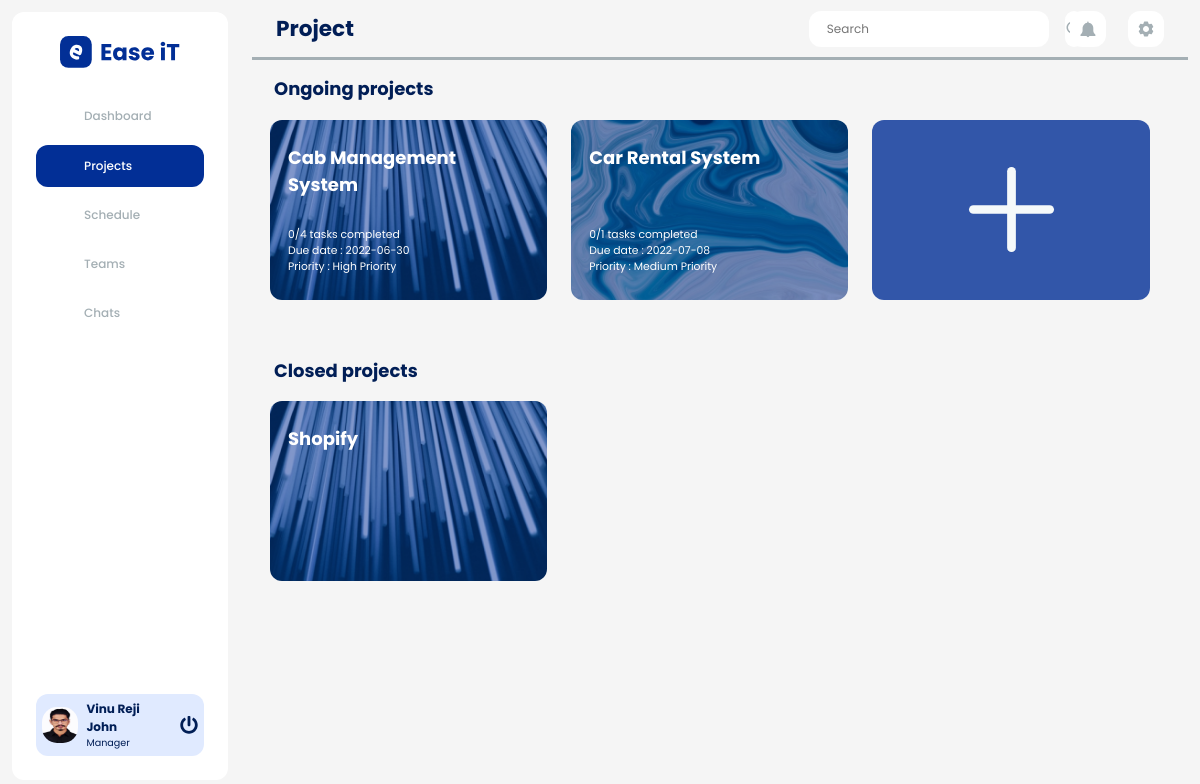
Page /project.php (signed in) on the committed database.
### tables this page shows
CREATE TABLE `tbl_user_role` (
  `role_id` int(10) NOT NULL,
  `role_name` varchar(50) NOT NULL,
  `role_permission` int(10) NOT NULL
);

CREATE TABLE `tbl_project` (
  `project_id` int(15) NOT NULL,
  `project_name` varchar(50) NOT NULL,
  `project_description` varchar(500) NOT NULL,
  `project_created_date` varchar(10) NOT NULL,
  `project_start_date` varchar(10) NOT NULL,
  `project_end_date` varchar(10) NOT NULL,
  `project_status` int(10) NOT NULL DEFAULT 0,
  `project_priority` int(10) NOT NULL
);

### project.php (the view, shortened to what this page needs)
<?php
include('./config/connect.php');
if (isset($_SESSION["pmsSession"]) != session_id()) {
    header("Location: ./index.php");
    die();
} else {
?>
    <!DOCTYPE html>
    <html>
    <head>
        <link rel="stylesheet" href="./stylesheets/css/style.css" />
        <link rel="stylesheet" href="./stylesheets/css/bootstrap.min.css" />
    </head>
    <body class="dashboard-body">
        <div class="dashboard-container">
            <?php include("./layouts/sidebar.php");
            ?>
            <?php include("./layouts/header.php");
            ?>
            <div class="dashboard-contents">
                <h1 class="content-heading ml-3">Ongoing projects</h1>
                <div class="project-container">
                    <?php
                    if ($_SESSION['currentUserTypeId'] == '2') {
                        $query = "SELECT * FROM tbl_project WHERE project_id IN (SELECT distinct project_id FROM tbl_team_allocation aloc JOIN tbl_user u ON aloc.project_manager = u.user_id WHERE u.user_id = '" . $_SESSION['userId'] . "') AND project_status = 1";
                        $result = mysqli_query($connect, $query);
                        if (mysqli_num_rows($result) > 0) {
                            while ($row = mysqli_fetch_assoc($result)) {
                                $proId = $row['project_id'];
                                $proEndDate = $row['project_end_date'];
                                if ($row['project_priority'] == 1) {
                                    $priority = "High Priority";
                                } else if ($row['project_priority'] == 2) {
                                    $priority = "Medium Priority";
                                } else if ($row['project_priority'] == 3) {
                                    $priority = "Low Priority";
                                }
                                $query2 = "SELECT count(*) as total FROM tbl_tasks WHERE project_id = '$proId'";
                                $result2 = mysqli_query($connect, $query2);
                                $row2 = mysqli_fetch_assoc($result2);
                                $total = $row2['total'];
                                $query3 = "SELECT count(*) as completed FROM tbl_tasks WHERE project_id = '$proId' AND task_status = 4";
                                $result3 = mysqli_query($connect, $query3);
                                $row3 = mysqli_fetch_assoc($result3);
                                $completed = $row3['completed'];
                                $stat = $completed . '/' . $total . ' tasks completed';
                                $proName = $row['project_name'];
                                echo "<a href='./tasks.php?id=$proId' class='projects pro' id='$proId'>$proName
                                <div>
                                    <div class='project-details text-white font-weight-normal'>$stat </div>
                                    <div class='project-details text-white font-weight-normal'>Due date : $proEndDate </div>
                                    <div class='project-details text-white font-weight-normal'>Priority : $priority </div>
                                </div>
                                </a>";
                            }
                            echo "<div class='projects' id = 'createPro' data-toggle='modal'></div>";
                        } else {
                            echo "<div class='projects' id = 'createPro' data-toggle='modal'></div>";
                        }
                    }
                    ?>
                </div>
                <h1 class="content-heading ml-3 mt-5">Closed projects</h1>
                <div class="project-container">
                    <?php
                    if ($_SESSION['currentUserTypeId'] == '2') {
                        $query = "SELECT * FROM tbl_project WHERE project_id IN (SELECT distinct project_id FROM tbl_team_allocation aloc JOIN tbl_user u ON aloc.project_manager = u.user_id WHERE u.user_id = '" . $_SESSION['userId'] . "') AND project_status = 0";
                        $result = mysqli_query($connect, $query);
                        if (mysqli_num_rows($result) > 0) {
                            while ($row = mysqli_fetch_assoc($result)) {
                                $proId = $row['project_id'];
                                $proName = $row['project_name'];
                                echo "<a href='./tasks.php?id=$proId' class='projects pro' id='$proId'>$proName</a>";
                            }
                        } else {
                            echo '
                            <h3 class="view-more-btn ml-3">No closed project</h3>
                            ';
                        }
                    }
                    ?>
                </div>
            </div>
        </div>
    </body>
    </html>
<?php
}
?>

### layouts/sidebar.php
<?php
include('./config/connect.php');
$activePage = basename($_SERVER['PHP_SELF'], ".php");
$userName = $_SESSION['userName'];
$userType = $_SESSION['currentUserTypeId'];
$proPic = $_SESSION['proPic'];
$selectRole= "SELECT `role_name` FROM tbl_user_role WHERE `role_id` = '$userType '";
$result3 = mysqli_query($connect, $selectRole);
$roleName = mysqli_fetch_assoc($result3);
?>
<div class="sidebar-container">
    <nav class="nav-container">
        <div class="logo-container">
            <img src="./assets/images/logo.svg" alt="ease-it-logo" class="logo" />
        </div>
        <ul class="nav">
            <a href="./dashboard.php">
                <li class="nav-items <?= ($activePage == 'dashboard') ? 'active-nav':''; ?>">
                    <span class="ico">
                        <object class="svgClass" type="image/svg+xml" data="./assets/icons/dashboard-ico.svg"></object>
                    </span><span>Dashboard</span>
                </li>
            </a>
            <a href="./project.php">
                <li class="nav-items <?= ($activePage == 'project') || ($activePage == 'activity') || ($activePage == 'tasks') || ($activePage == 'files') || ($activePage == 'manageProject') ? 'active-nav':''; ?>">
                    <span class="ico">
                        <object class="svgClass" type="image/svg+xml" data="./assets/icons/project-ico.svg"></object>
                    </span>
                    <span>Projects</span>
                </li>
            </a>
            <a href="./schedule.php">
            <li class="nav-items <?= ($activePage == 'schedule') ? 'active-nav':''; ?>">
                <span class="ico">
                    <object class="svgClass" type="image/svg+xml" data="./assets/icons/schedule-ico.svg"></object>
                </span><span>Schedule</span>
            </li>
            </a>
            <a href="./teams.php">
            <li class="nav-items <?= ($activePage == 'teams') || ($activePage == 'manageteam') || ($activePage == 'teamMemberDetails') || ($activePage == 'userDetails') ? 'active-nav':''; ?> ">
                <span class="ico"><object class="svgClass" type="image/svg+xml"
                        data="./assets/icons/team-ico.svg"></object></span><span>Teams</span>
            </li>
            </a>
            <a href="./chats.php">
            <li class="nav-items <?= ($activePage == 'chats')  ? 'active-nav':''; ?> ">
                <span class="ico"><object class="svgClass" type="image/svg+xml"
                        data="./assets/icons/chat-ico.svg"></object></span><span>Chats</span>
            </li>
            </a>
        </ul>
    </nav>
    <div class="s-profile-container">
        <a href="./manageProfile.php">
    <?php echo '<img class="pro-pic-ico" src="./assets/uploads/' . $proPic . '" alt="" />';?>
    </a>
        <a href="./manageProfile.php" class="pro-details-container">
            <p class="pro-name"><?php echo ucwords($userName); ?></p>
            <p class="pro-role"><?php echo ucwords($roleName['role_name']);?></p>
        </a>
        <a href="./auth/logoutController.php"><img class="log-out-btn" src="./assets/icons/power-off-ico.svg" alt="" /></a>
    </div>
</div>

### layouts/header.php (shortened to what this page needs)
<?php
include('./config/connect.php');
$activePage = basename($_SERVER['PHP_SELF'], ".php");
$userName = $_SESSION['userName'];
?>
<header class="header">
    <h1 class="header-txt"><?php if ($activePage == 'dashboard') {
                                echo 'Hi,' . ucwords($userName);
                            } else if (($activePage == 'manageteam')) {
                                echo 'Manage Team';
                            } else {
                                echo ucwords($activePage);
                            }  ?></h1>
    <div class="header-util">
        <div>
            <div class="search-box">
                <input type="text" placeholder="Search" id="searchInput" />
                <div class="header-box">
                </div>
            </div>
        </div>
        <div>
            <?php
            $today = date("Y-m-d");
            $sql = "SELECT * FROM tbl_events WHERE start = '$today'";
            $result = mysqli_query($connect, $sql);
            if (mysqli_num_rows($result) > 0) {
                $icon = './assets/icons/bell-ico-active.svg';
            } else {
                $icon = './assets/icons/bell-ico.svg';
            }
            ?>
            <div class="header-box" id="dropdownMenuOffset" data-toggle="dropdown" aria-haspopup="true" aria-expanded="false" data-offset="5,10">
                <img class="header-ico" src="<?php echo $icon; ?>" alt="notification" />
            </div>
        </div>
        <div>
            <div class="header-box" id="dropdownMenuOffset2" data-toggle="dropdown" aria-haspopup="true" aria-expanded="false" data-offset="5,10">
                <img class="header-ico" src="./assets/icons/settings-ico.svg" alt="settings" />
            </div>
        </div>
    </div>
</header>

### rows in the picture
tbl_user_role: role_name "Manager"
tbl_project: shows a picture, project_name "Cab Management System", stat "0/4 tasks completed", project_end_date "2022-06-30", project_priority "High Priority"
tbl_project: shows a picture, project_name "Car Rental System", stat "0/1 tasks completed", project_end_date "2022-07-08", project_priority "Medium Priority"
tbl_project: project_name "Shopify"

### other values in the picture
$userName "Vinu Reji John"
$activePage "Project"
